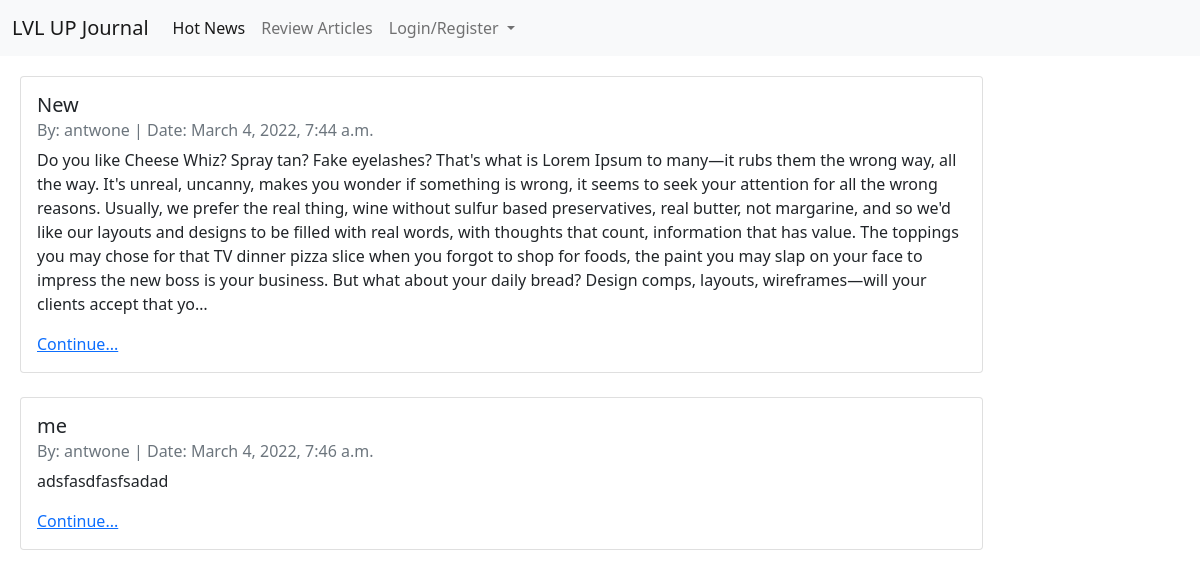
The app's page /articles/list/ with its own data.
### articles/models.py (models this page shows, shortened)
class Article(models.Model):
    title = models.CharField(max_length=256)
    body = models.TextField()
    author = models.ForeignKey(
        get_user_model(),
        on_delete=models.CASCADE
    )
    created_on = models.DateTimeField(auto_now_add=True)

### accounts/models.py (models this page shows)
class CustomUser(AbstractUser):
    department = models.CharField(max_length=512, null=True, blank=True)
    role = models.CharField(max_length=256, null=True, blank=True)

### articles/views.py (the view)
# urls.py: path('articles/list/', ArticleListView.as_view(), name="article_list"),
class ArticleListView(ListView):
    template_name = "article_list.html"
    model = Article

### templates/article_list.html (shortened to what this page needs)
{% extends 'base.html' %}
{% block content %}
{% for article in article_list %}
<div class="row">
    <div class="col-md-10">
        <div class="card">
            <div class="card-body">
                <h5 class="card-title">{{ article.title }}</h5>
                <h6 class="card-subtitle mb-2 text-muted">
                    By: {{ article.author }} | Date: {{ article.created_on }}
                </h6>
                <p class="card-text">{{ article.body|truncatechars:750 }}</p>
                <a href="{% url 'article_detail' article.id %}" class="card-link">Continue...</a>
            </div>
        </div>
        <br />
    </div>
</div>
{% endfor %}
{% endblock content %}

### records on screen
Article: title "New", author "antwone", created_on "March 4, 2022, 7:44 a.m.", body "Do you like Cheese Whiz? Spray tan? Fake eyelashes? That's what is Lorem Ipsum to many—it rubs them the wrong way, all the way. It's unreal, uncanny, makes you wonder if something is wrong, it seems to seek your attention for all the wrong reasons. Usually, we prefer the real thing, wine without sulfur based preservatives, real butter, not margarine, and so we'd like our layouts and designs to be filled with real words, with thoughts that count, information that has value. The toppings you may chose for that TV dinner pizza slice when you forgot to shop for foods, the paint you may slap on your face to impress the new boss is your business. But what about your daily bread? Design comps,…"
Article: title "me", author "antwone", created_on "March 4, 2022, 7:46 a.m.", body "adsfasdfasfsadad"
